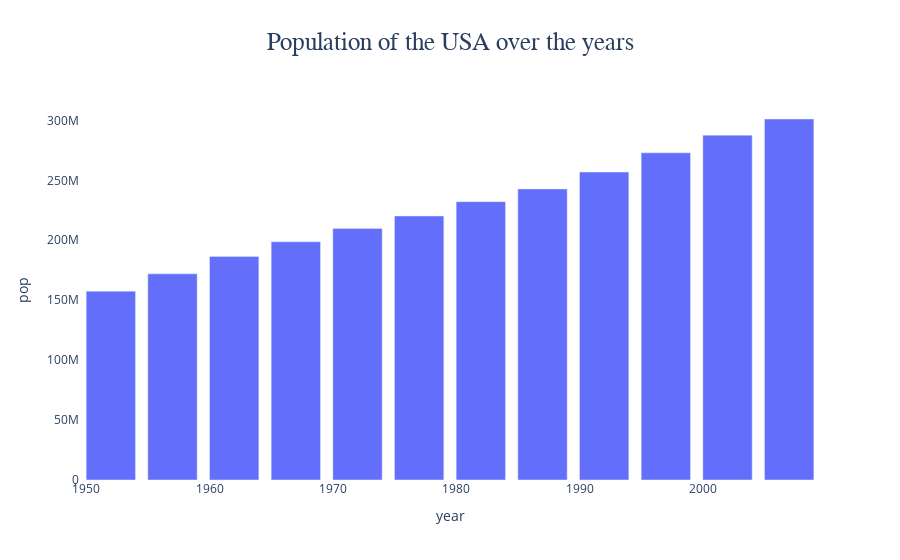

The cell this chart's notebook holds for it:
### Markdown cell above
### Font size

Changing the size of the chart title can be done by updating the **`title_font_size`** attribute's value.

### Code cell
# attribute's value can be greater than or equal to 1
fig.update_layout(title_font_size = 25)

### Figure 1 — Plotly figure (JSON) as saved in the notebook; plotly's stock layout.template omitted (floating-point values rounded to 4 significant figures)
{"data": [{"alignmentgroup": "True", "hovertemplate": "year=%{x}<br>pop=%{y}<extra></extra>", "legendgroup": "", "marker": {"color": "#636efa", "pattern": {"shape": ""}}, "name": "", "offsetgroup": "", "orientation": "v", "showlegend": false, "textposition": "auto", "type": "bar", "x": [1952, 1957, 1962, 1967, 1972, 1977, 1982, 1987, 1992, 1997, 2002, 2007], "xaxis": "x", "y": [157553000, 171984000, 186538000, 198712000, 209896000, 220239000, 232187835, 242803533, 256894189, 272911760, 287675526, 301139947], "yaxis": "y"}], "layout": {"autosize": true, "barmode": "relative", "legend": {"tracegroupgap": 0}, "plot_bgcolor": "white", "title": {"font": {"family": "Times New Roman", "size": 25}, "text": "Population of the USA over the years", "x": 0.5}, "xaxis": {"anchor": "y", "autorange": true, "domain": [0, 1], "range": [1950.0, 2010.0], "title": {"text": "year"}, "type": "linear"}, "yaxis": {"anchor": "x", "autorange": true, "domain": [0, 1], "range": [0, 317000000.0], "title": {"text": "pop"}, "type": "linear"}}}
